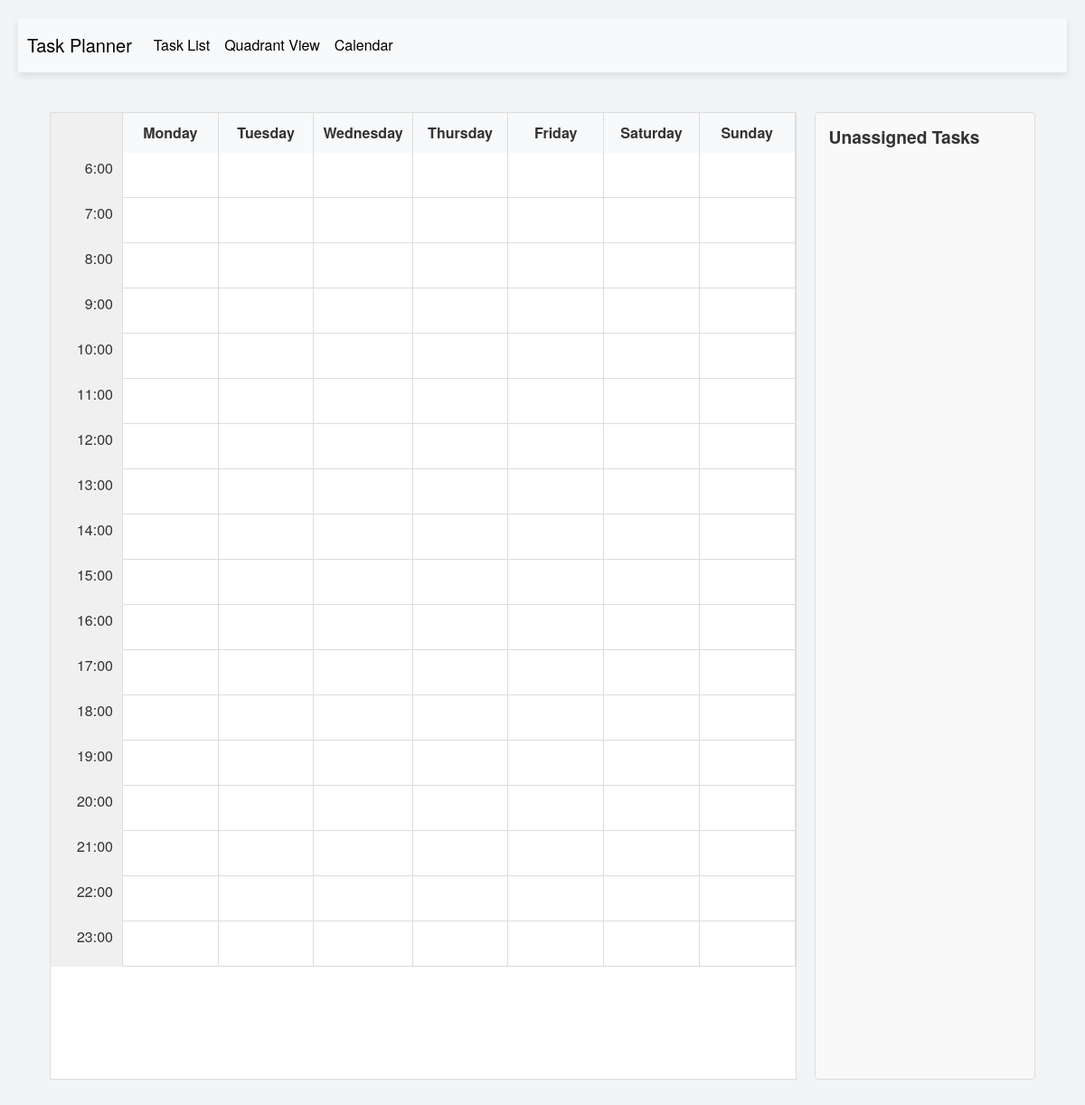
The app's page /calendar/unselect, older data.
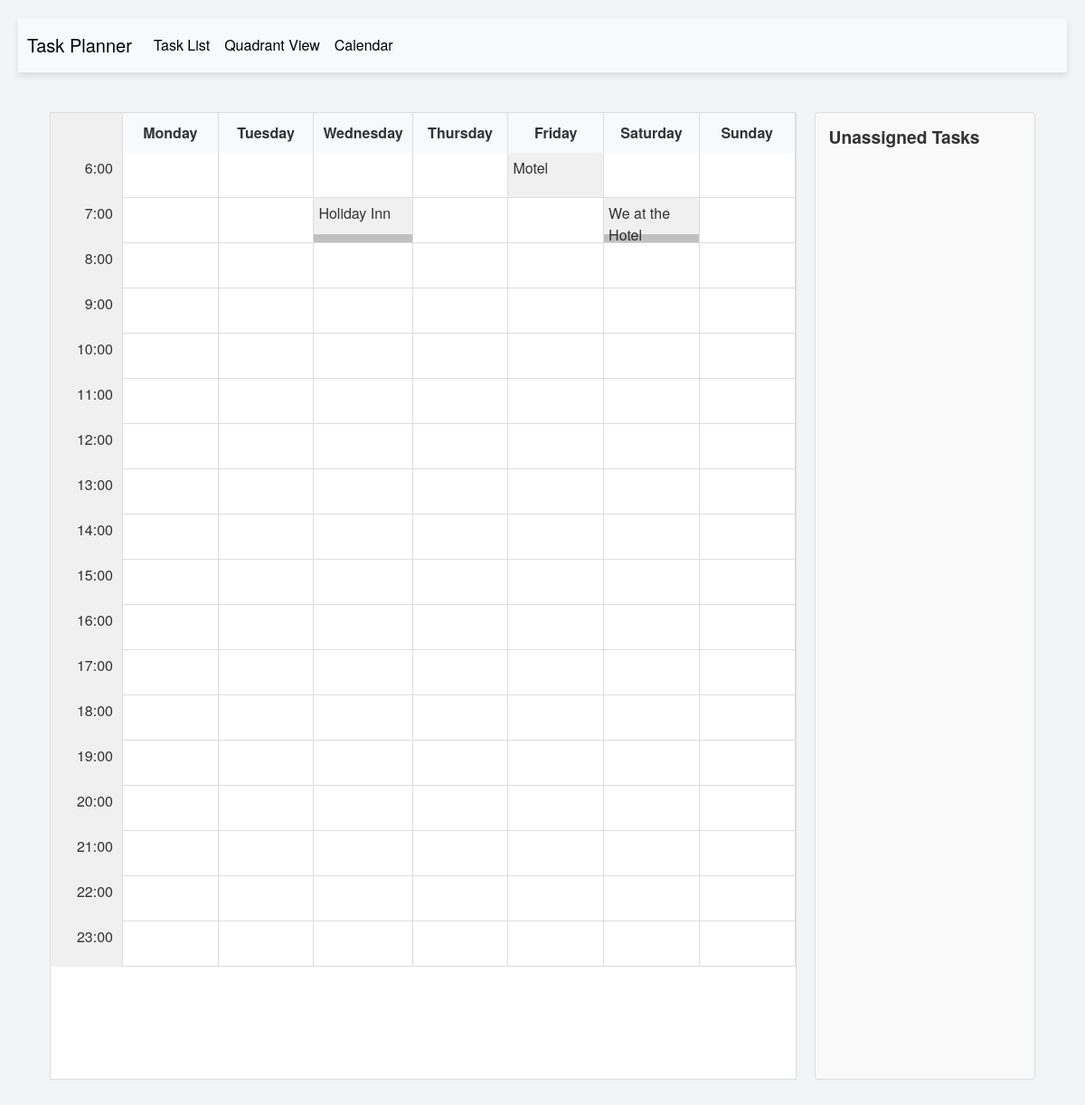
The same page, newer data.
### app/models.py (models this page shows, shortened)
class Task(db.Model):
    __tablename__ = 'task'
    id = db.Column(db.Integer, primary_key=True)
    title = db.Column(db.String(100), nullable=False)  # Task title (required)
    description = db.Column(db.String(500))  # Optional description
    due_date = db.Column(db.DateTime, nullable=True)  # Optional due date
    estimated_time = db.Column(db.Integer, default="1", nullable=False)  # Optional duration in minutes
    priority = db.Column(db.Integer, CheckConstraint('priority BETWEEN 1 AND 5'), nullable=True)  # 1 to 5
    status = db.Column(db.Enum("to do", "doing", "done"), default="to do", nullable=False)  # Default: 'to do'
    reminder = db.Column(db.DateTime, nullable=True)  # Optional reminder time
    created_at = db.Column(db.DateTime, default=datetime.utcnow)  # Created timestamp
    updated_at = db.Column(db.DateTime, onupdate=datetime.utcnow)  # Updated timestamp
    user_id = db.Column(db.Integer, db.ForeignKey('user.id'))  # Foreign key to User
    user = db.relationship('User', back_populates='tasks')  # Relationship to User
    quadrant = db.Column(db.String(50), nullable=True)
    calendar_date = db.Column(db.Date, nullable=True)  # Specific date for the task
    start_time = db.Column(db.Time, nullable=True)  # Start time on the calendar
    duration_minutes = db.Column(db.Integer, nullable=True)  # Duration in minutes
    assigned_day = db.Column(db.Integer, nullable=True)  # Day of the week (0 for Monday, 6 for Sunday)
    assigned_hour = db.Column(db.Integer, nullable=True)  # Hour of the day (0 to 23)

### app/routes.py (the view)
@main.route('/calendar/unselect', methods=['GET'])
def unselect_day():
    tasks = Task.query.all()  # Adjust for user-specific tasks later
    return render_template('calendar.html', tasks=tasks)

### app/templates/calendar.html (shortened to what this page needs)
{% extends 'layout.html' %}
{% block main %}
<div class="calendar-container">
    <div class="calendar-grid" id="calendar-grid">
        <div class="header-row">
            <div class="time-slot-header"></div>
            {% for day in ["Monday", "Tuesday", "Wednesday", "Thursday", "Friday", "Saturday", "Sunday"] %}
            <div class="weekday-header" data-day="{{ loop.index0 }}">{{ day }}</div>
            {% endfor %}
        </div>
    {% for hour in range(6, 24) %}
    <div class="time-row">
        <div class="time-slot">{{ hour }}:00</div>
        {% for day in range(7) %}
        <div class="calendar-slot"
             data-hour="{{ hour }}"
             data-day="{{ day }}"
             style="position: relative; min-height: 50px;">
            {% for task in tasks %}
            {% if task.assigned_day == day and task.assigned_hour == hour %}
            <div class="task-item"
                 draggable="true"
                 data-task-id="{{ task.id }}"
                 data-estimated-time="{{ task.estimated_time * 50 }}"
                 style="height: {{ task.estimated_time * 50 }}px;
                        position: absolute;
                        top: 0;
                        left: 0;
                        right: 0;
                        z-index: 10;">
                {{ task.title }}
                <div class="resize-handle"
                     style="position: absolute;
                            bottom: 0;
                            left: 0;
                            right: 0;
                            height: 10px;
                            background: rgba(0,0,0,0.2);
                            cursor: ns-resize;"></div>
            </div>
            {% endif %}
            {% endfor %}
        </div>
        {% endfor %}
    </div>
    {% endfor %}
</div>
<div class="task-list-container" id="task-list-container">
    <h4>Unassigned Tasks</h4>
</div>
</div>
{% endblock %}

### app/templates/layout.html (shortened to what this page needs)
<!DOCTYPE html>
<html lang="en">
<head>
    <link rel="stylesheet" href="https://maxcdn.bootstrapcdn.com/bootstrap/4.5.2/css/bootstrap.min.css">
    <link rel="stylesheet" href="{{ url_for('static', filename='css/styles.css') }}">
</head>
<body>
    <nav class="navbar navbar-expand-lg navbar-light bg-light">
        <a class="navbar-brand" href="{{ url_for('main.index') }}">Task Planner</a>
        <div class="collapse navbar-collapse" id="navbarNav">
            <ul class="navbar-nav">
                <li class="nav-item">
                    <a class="nav-link" href="{{ url_for('main.index') }}">Task List</a>
                </li>
                <li class="nav-item">
                    <a class="nav-link" href="{{ url_for('main.quadrant_view') }}">Quadrant View</a>
                </li>
                <li class="nav-item">
                    <a class="nav-link" href="{{ url_for('main.calendar_view') }}">Calendar</a>
                </li>
            </ul>
        </div>
    </nav>
    <div class="container mt-4">
        {% block main %}{% endblock %}
    </div>
</body>
</html>

### app/static/css/styles.css (style rules this page uses)
body { font-family: 'Helvetica Neue', Arial, sans-serif; background-color: #f3f4f6; color: #333; margin: 0; padding: 20px; }
.navbar { background-color: #0056b3; padding: 10px; box-shadow: 0 4px 8px rgba(0, 0, 0, 0.1); }
.navbar-brand, .navbar-nav .nav-link { color: #000000 !important; font-weight: 500; }
.container { max-width: 1200px; margin: auto; }
.task-list-container { width: 250px; background-color: #f9f9f9; border: 1px solid #ddd; border-radius: 4px; padding: 15px; overflow-y: auto; max-height: 100%; }
.task-list-container h4 { font-size: 1.2em; font-weight: bold; margin-bottom: 10px; }
.task-item { position: absolute; top: 0; left: 0; right: 0; z-index: 10; background-color: #f0f0f0; padding: 5px; border-radius: 4px; }
.calendar-container { display: flex; height: 100vh; gap: 20px; padding: 20px; }
.calendar-grid { flex-grow: 1; display: grid; grid-template-columns: auto repeat(7, 1fr); grid-auto-rows: min-content; border: 1px solid #ddd; background: #fff; overflow: auto; }
.header-row { display: contents; background: #f8f9fa; }
.time-slot-header { width: 80px; background-color: #f0f0f0; border-right: 1px solid #ddd; text-align: center; font-weight: bold; padding: 10px; }
.weekday-header { background-color: #f8f9fa; text-align: center; font-weight: bold; padding: 10px; border-right: 1px solid #ddd; }
.time-row { display: contents; min-height: 40px; }
.time-slot { width: 80px; text-align: right; padding: 5px 10px; border-right: 1px solid #ddd; background-color: #f0f0f0; }
.calendar-slot { position: relative; flex: 1; border-right: 1px solid #ddd; border-bottom: 1px solid #ddd; min-height: 60px; padding: 5px; overflow: hidden; }
.resize-handle { position: absolute; bottom: 0; left: 0; right: 0; height: 10px; background: rgba(0,0,0,0.2); cursor: ns-resize; }

Row changes from the older to the newer data that the page shows:
now on this page (row edited): Task: {{ task.estimated_time * 50 }} 150 (drawn), title "Motel"
now on this page (row edited): Task: {{ task.estimated_time * 50 }} 50 (drawn), title "Holiday Inn"
now on this page (row edited): Task: {{ task.estimated_time * 50 }} 50 (drawn), title "We at the Hotel"
